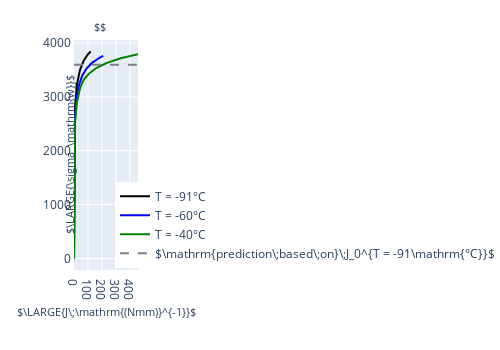

Notebook source saved alongside this figure:
### Code cell
# plot
# non-normalised

ylab = r'$\LARGE{\sigma_\mathrm{w}}$'
xlab = r'$\LARGE{J\;\mathrm{(Nmm)}^{-1}}$'
# ylab = r'$\LARGE{(\sigma_\mathrm{w}/\sigma_\mathrm{u})^m }$'
layout['annotations'][1]['text'] = ylab
title = r'$$'
data = []

sw_data_plot = glob_sw_all #glob_sw_all_corr

for ri, sw_r in enumerate(sw_data_plot):
    sw = sw_r[idxm]
    mi = idxm
   
    x_plot = (gdata_all[ri]['gdata']['jintc']).values[skipped_lines_all[ri]:]
    y_plot = sw # / su_all[ri] 
    

    data.append({
            'x': x_plot,
            'y': np.array(y_plot),   # /mean_corr[ri]
            'name': r'T = ' + str(temps[ri]) + r'°C',
        #             'marker':{'symbol':'circle', 'color': [ri]},
            'line': {'dash': lines[0], 'color': cols[ri], 'width': 2},
             'mode': 'lines',
        })
data.append(
    {
        'x': np.linspace(0, 450),
        'y': sw_data_plot[1][idxm][gdata_all[1]['j0_idx']-skipped_lines_all[1]]  * np.ones(120), # / su_all[1],
        'line': {'dash': lines[1], 'color': 'grey'},
        'name': r'$\mathrm{prediction\;based\;on}\;J_0^{T = -91\mathrm{°C}}$' 
            })


layout = {
    'width': 500,
    'height': 350,
    'xaxis': {
#         'range': [-0.1, 1.1],
        'zeroline': False,
        'showline': True,
        'mirror': 'all',
#         'title': r'$m$',
        'titlefont':{'size': 13}
    },
    'yaxis': {
        'zeroline': False,
        'showline': True,
        'mirror': 'all',
#         'title': '$\sigma_\mathrm{w}/\sigma_\mathrm{f} $ ',
        'titlefont':{'size': 13},

    },
    'annotations':[
    {
        'text':  xlab,
        'x': 0.5,
        'y': -0.22,
        'xref': 'paper',
        'yref': 'paper',
        'showarrow': False,
        'font': {'size': 11},
    },
        {
        'text':  ylab,
        'x': -0.22,
        'y': 0.5,
        'xref': 'paper',
        'yref': 'paper',
        'showarrow': False,
        'font': {'size': 11},
        'textangle': -90
    },
        {
        'text':  title,
        'x': 0.41,
        'y': 1.1,
        'xref': 'paper',
        'yref': 'paper',
        'showarrow': False,
        'font': {'size': 11},
    },
    ],
    'legend':{
        'x': 0.8,
        'y': 0.01,
    },
    
     'margin': {
                'l': 80,
                'r': 20,
                'b': 80,
                't': 40,
#                 'pad': 1
     },

}

layout['showlegend'] = True
f = go.FigureWidget(data,layout)
py.iplot(f)
